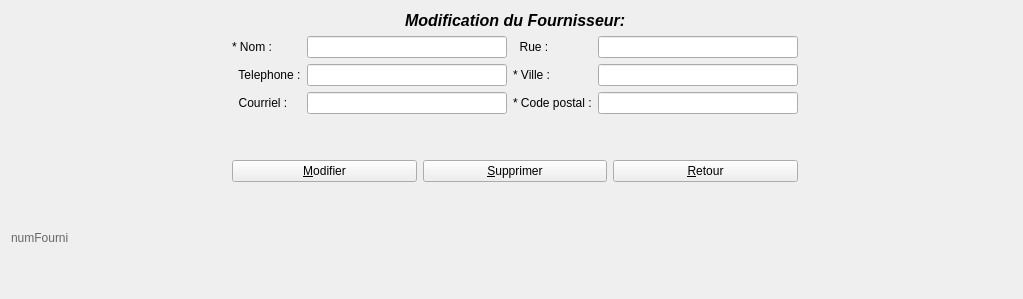
      <widget class="QWidget" name="page_Appli">
       <layout class="QGridLayout" name="gridLayout_6">
        <item row="0" column="1">
         <layout class="QGridLayout" name="gridLayout_7">
          <item row="0" column="0">
           <layout class="QGridLayout" name="gridLayout_5">
            <item row="0" column="0">
             <layout class="QHBoxLayout" name="horizontalLayout_2">
              <property name="sizeConstraint">
               <enum>QLayout::SetMinimumSize</enum>
              </property>
              <property name="topMargin">
               <number>0</number>
              </property>
              <item>
               <spacer name="horizontalSpacer_6">
                <property name="orientation">
                 <enum>Qt::Horizontal</enum>
                </property>
                <property name="sizeHint" stdset="0">
                 <size>
                  <width>40</width>
                  <height>10</height>
                 </size>
                </property>
               </spacer>
              </item>
              <item>
               <widget class="QLabel" name="label">
                <property name="maximumSize">
                 <size>
                  <width>16777215</width>
                  <height>30</height>
                 </size>
                </property>
                <property name="font">
                 <font>
                  <pointsize>12</pointsize>
                  <weight>75</weight>
                  <italic>true</italic>
                  <bold>true</bold>
                 </font>
                </property>
                <property name="text">
                 <string>Modification du Fournisseur:</string>
                </property>
               </widget>
              </item>
              <item>
               <spacer name="horizontalSpacer_5">
                <property name="orientation">
                 <enum>Qt::Horizontal</enum>
                </property>
                <property name="sizeHint" stdset="0">
                 <size>
                  <width>40</width>
                  <height>10</height>
                 </size>
                </property>
               </spacer>
              </item>
             </layout>
            </item>
           </layout>
          </item>
         </layout>
        </item>
        <item row="1" column="0">
         <spacer name="horizontalSpacer_7">
          <property name="orientation">
           <enum>Qt::Horizontal</enum>
          </property>
          <property name="sizeHint" stdset="0">
           <size>
            <width>215</width>
            <height>20</height>
           </size>
          </property>
         </spacer>
        </item>
        <item row="1" column="1">
         <layout class="QGridLayout" name="gridLayout_3">
          <item row="2" column="0">
           <widget class="QPushButton" name="pushButton_Mod_Fourni">
            <property name="text">
             <string>&amp;Modifier</string>
            </property>
           </widget>
          </item>
          <item row="0" column="0" colspan="3">
           <layout class="QGridLayout" name="gridLayout_15">
            <item row="0" column="0">
             <widget class="QLabel" name="label_22">
              <property name="text">
               <string>* Nom :</string>
              </property>
             </widget>
            </item>
            <item row="0" column="1">
             <widget class="QLineEdit" name="lineEdit_Nom_Mod_Fourni">
              <property name="minimumSize">
               <size>
                <width>200</width>
                <height>0</height>
               </size>
              </property>
             </widget>
            </item>
            <item row="0" column="2">
             <widget class="QLabel" name="label_23">
              <property name="text">
               <string>  Rue :</string>
              </property>
             </widget>
            </item>
            <item row="0" column="3">
             <widget class="QLineEdit" name="lineEdit_Rue_Mod_Fourni">
              <property name="minimumSize">
               <size>
                <width>200</width>
                <height>0</height>
               </size>
              </property>
             </widget>
            </item>
            <item row="1" column="0">
             <widget class="QLabel" name="label_24">
              <property name="text">
               <string>  Telephone :</string>
              </property>
             </widget>
            </item>
            <item row="1" column="1">
             <widget class="QLineEdit" name="lineEdit_Tel_Mod_Fourni"/>
            </item>
            <item row="1" column="2">
             <widget class="QLabel" name="label_25">
              <property name="text">
               <string>* Ville :</string>
              </property>
             </widget>
            </item>
            <item row="1" column="3">
             <widget class="QLineEdit" name="lineEdit_Ville_Mod_Fourni"/>
            </item>
            <item row="2" column="0">
             <widget class="QLabel" name="label_26">
              <property name="text">
               <string>  Courriel :</string>
              </property>
             </widget>
            </item>
            <item row="2" column="1">
             <widget class="QLineEdit" name="lineEdit_Courriel_Mode_Fourni"/>
            </item>
            <item row="2" column="2">
             <widget class="QLabel" name="label_27">
              <property name="text">
               <string>* Code postal :</string>
              </property>
             </widget>
            </item>
            <item row="2" column="3">
             <widget class="QLineEdit" name="lineEdit_CP_Mod_Fourni"/>
            </item>
           </layout>
          </item>
          <item row="2" column="1">
           <widget class="QPushButton" name="pushButton_Suppr_Fourni">
            <property name="text">
             <string>&amp;Supprimer</string>
            </property>
           </widget>
          </item>
          <item row="2" column="2">
           <widget class="QPushButton" name="pushButton_Retour_Fourni">
            <property name="text">
             <string>&amp;Retour</string>
            </property>
           </widget>
          </item>
          <item row="1" column="1">
           <spacer name="verticalSpacer_3">
            <property name="orientation">
             <enum>Qt::Vertical</enum>
            </property>
            <property name="sizeType">
             <enum>QSizePolicy::Fixed</enum>
            </property>
            <property name="sizeHint" stdset="0">
             <size>
              <width>20</width>
              <height>40</height>
             </size>
            </property>
           </spacer>
          </item>
         </layout>
        </item>
        <item row="1" column="2">
         <spacer name="horizontalSpacer_8">
          <property name="orientation">
           <enum>Qt::Horizontal</enum>
          </property>
          <property name="sizeHint" stdset="0">
           <size>
            <width>214</width>
            <height>20</height>
           </size>
          </property>
         </spacer>
        </item>
        <item row="2" column="1">
         <spacer name="verticalSpacer">
          <property name="orientation">
           <enum>Qt::Vertical</enum>
          </property>
          <property name="sizeType">
           <enum>QSizePolicy::Fixed</enum>
          </property>
          <property name="sizeHint" stdset="0">
           <size>
            <width>100</width>
            <height>100</height>
           </size>
          </property>
         </spacer>
        </item>
        <item row="2" column="0">
         <widget class="QLabel" name="label_Num_Fourni">
          <property name="enabled">
           <bool>false</bool>
          </property>
          <property name="palette">
           <palette>
            <active>
             <colorrole role="WindowText">
              <brush brushstyle="SolidPattern">
               <color alpha="255">
                <red>0</red>
                <green>0</green>
                <blue>0</blue>
               </color>
              </brush>
             </colorrole>
             <colorrole role="Button">
              <brush brushstyle="SolidPattern">
               <color alpha="255">
                <red>207</red>
                <green>207</green>
                <blue>207</blue>
               </color>
              </brush>
             </colorrole>
             <colorrole role="Light">
              <brush brushstyle="SolidPattern">
               <color alpha="255">
                <red>255</red>
                <green>255</green>
                <blue>255</blue>
               </color>
              </brush>
             </colorrole>
             <colorrole role="Midlight">
              <brush brushstyle="SolidPattern">
               <color alpha="255">
                <red>231</red>
                <green>231</green>
                <blue>231</blue>
               </color>
              </brush>
             </colorrole>
             <colorrole role="Dark">
              <brush brushstyle="SolidPattern">
               <color alpha="255">
                <red>103</red>
                <green>103</green>
                <blue>103</blue>
               </color>
              </brush>
             </colorrole>
             <colorrole role="Mid">
              <brush brushstyle="SolidPattern">
               <color alpha="255">
                <red>138</red>
                <green>138</green>
                <blue>138</blue>
               </color>
              </brush>
             </colorrole>
             <colorrole role="Text">
              <brush brushstyle="SolidPattern">
               <color alpha="255">
                <red>207</red>
                <green>207</green>
                <blue>207</blue>
               </color>
              </brush>
             </colorrole>
             <colorrole role="BrightText">
              <brush brushstyle="SolidPattern">
               <color alpha="255">
                <red>255</red>
                <green>255</green>
                <blue>255</blue>
               </color>
              </brush>
             </colorrole>
             <colorrole role="ButtonText">
              <brush brushstyle="SolidPattern">
               <color alpha="255">
                <red>207</red>
                <green>207</green>
                <blue>207</blue>
               </color>
              </brush>
             </colorrole>
             <colorrole role="Base">
              <brush brushstyle="SolidPattern">
               <color alpha="255">
                <red>255</red>
                <green>255</green>
                <blue>255</blue>
               </color>
              </brush>
             </colorrole>
             <colorrole role="Window">
              <brush brushstyle="SolidPattern">
               <color alpha="255">
                <red>207</red>
                <green>207</green>
                <blue>207</blue>
               </color>
              </brush>
             </colorrole>
             <colorrole role="Shadow">
              <brush brushstyle="SolidPattern">
               <color alpha="255">
                <red>207</red>
                <green>207</green>
                <blue>207</blue>
               </color>
              </brush>
             </colorrole>
             <colorrole role="AlternateBase">
              <brush brushstyle="SolidPattern">
               <color alpha="255">
                <red>231</red>
                <green>231</green>
                <blue>231</blue>
               </color>
              </brush>
             </colorrole>
             <colorrole role="ToolTipBase">
              <brush brushstyle="SolidPattern">
               <color alpha="255">
                <red>255</red>
                <green>255</green>
                <blue>220</blue>
               </color>
              </brush>
             </colorrole>
             <colorrole role="ToolTipText">
              <brush brushstyle="SolidPattern">
               <color alpha="255">
                <red>207</red>
                <green>207</green>
                <blue>207</blue>
               </color>
              </brush>
             </colorrole>
            </active>
            <inactive>
             <colorrole role="WindowText">
              <brush brushstyle="SolidPattern">
               <color alpha="255">
                <red>0</red>
                <green>0</green>
                <blue>0</blue>
               </color>
              </brush>
             </colorrole>
             <colorrole role="Button">
              <brush brushstyle="SolidPattern">
               <color alpha="255">
                <red>207</red>
                <green>207</green>
                <blue>207</blue>
               </color>
              </brush>
             </colorrole>
             <colorrole role="Light">
              <brush brushstyle="SolidPattern">
               <color alpha="255">
                <red>255</red>
                <green>255</green>
                <blue>255</blue>
               </color>
              </brush>
             </colorrole>
             <colorrole role="Midlight">
              <brush brushstyle="SolidPattern">
               <color alpha="255">
                <red>231</red>
                <green>231</green>
                <blue>231</blue>
               </color>
              </brush>
             </colorrole>
             <colorrole role="Dark">
              <brush brushstyle="SolidPattern">
               <color alpha="255">
                <red>103</red>
                <green>103</green>
                <blue>103</blue>
               </color>
              </brush>
             </colorrole>
             <colorrole role="Mid">
              <brush brushstyle="SolidPattern">
               <color alpha="255">
                <red>138</red>
                <green>138</green>
                <blue>138</blue>
               </color>
              </brush>
             </colorrole>
             <colorrole role="Text">
              <brush brushstyle="SolidPattern">
               <color alpha="255">
                <red>207</red>
                <green>207</green>
                <blue>207</blue>
               </color>
              </brush>
             </colorrole>
             <colorrole role="BrightText">
              <brush brushstyle="SolidPattern">
               <color alpha="255">
                <red>255</red>
                <green>255</green>
                <blue>255</blue>
               </color>
              </brush>
             </colorrole>
             <colorrole role="ButtonText">
              <brush brushstyle="SolidPattern">
               <color alpha="255">
                <red>207</red>
                <green>207</green>
                <blue>207</blue>
               </color>
              </brush>
             </colorrole>
             <colorrole role="Base">
              <brush brushstyle="SolidPattern">
               <color alpha="255">
                <red>255</red>
                <green>255</green>
                <blue>255</blue>
               </color>
              </brush>
             </colorrole>
             <colorrole role="Window">
              <brush brushstyle="SolidPattern">
               <color alpha="255">
                <red>207</red>
                <green>207</green>
                <blue>207</blue>
               </color>
              </brush>
             </colorrole>
             <colorrole role="Shadow">
              <brush brushstyle="SolidPattern">
               <color alpha="255">
                <red>207</red>
                <green>207</green>
                <blue>207</blue>
               </color>
              </brush>
             </colorrole>
             <colorrole role="AlternateBase">
              <brush brushstyle="SolidPattern">
               <color alpha="255">
                <red>231</red>
                <green>231</green>
                <blue>231</blue>
               </color>
              </brush>
             </colorrole>
             <colorrole role="ToolTipBase">
              <brush brushstyle="SolidPattern">
               <color alpha="255">
                <red>255</red>
                <green>255</green>
                <blue>220</blue>
               </color>
              </brush>
             </colorrole>
             <colorrole role="ToolTipText">
              <brush brushstyle="SolidPattern">
               <color alpha="255">
                <red>207</red>
                <green>207</green>
                <blue>207</blue>
               </color>
              </brush>
             </colorrole>
            </inactive>
            <disabled>
             <colorrole role="WindowText">
              <brush brushstyle="SolidPattern">
               <color alpha="255">
                <red>103</red>
                <green>103</green>
                <blue>103</blue>
               </color>
              </brush>
             </colorrole>
             <colorrole role="Button">
              <brush brushstyle="SolidPattern">
               <color alpha="255">
                <red>207</red>
                <green>207</green>
                <blue>207</blue>
               </color>
              </brush>
             </colorrole>
             <colorrole role="Light">
              <brush brushstyle="SolidPattern">
               <color alpha="255">
                <red>255</red>
                <green>255</green>
                <blue>255</blue>
               </color>
              </brush>
             </colorrole>
             <colorrole role="Midlight">
              <brush brushstyle="SolidPattern">
               <color alpha="255">
                <red>231</red>
                <green>231</green>
                <blue>231</blue>
               </color>
              </brush>
             </colorrole>
             <colorrole role="Dark">
              <brush brushstyle="SolidPattern">
               <color alpha="255">
                <red>103</red>
                <green>103</green>
                <blue>103</blue>
               </color>
              </brush>
             </colorrole>
             <colorrole role="Mid">
              <brush brushstyle="SolidPattern">
               <color alpha="255">
                <red>138</red>
                <green>138</green>
                <blue>138</blue>
               </color>
              </brush>
             </colorrole>
             <colorrole role="Text">
              <brush brushstyle="SolidPattern">
               <color alpha="255">
                <red>103</red>
                <green>103</green>
                <blue>103</blue>
               </color>
              </brush>
             </colorrole>
             <colorrole role="BrightText">
              <brush brushstyle="SolidPattern">
               <color alpha="255">
                <red>255</red>
                <green>255</green>
                <blue>255</blue>
               </color>
              </brush>
             </colorrole>
             <colorrole role="ButtonText">
              <brush brushstyle="SolidPattern">
               <color alpha="255">
                <red>103</red>
                <green>103</green>
                <blue>103</blue>
               </color>
              </brush>
             </colorrole>
             <colorrole role="Base">
              <brush brushstyle="SolidPattern">
               <color alpha="255">
                <red>207</red>
                <green>207</green>
                <blue>207</blue>
               </color>
              </brush>
             </colorrole>
             <colorrole role="Window">
              <brush brushstyle="SolidPattern">
               <color alpha="255">
                <red>207</red>
                <green>207</green>
                <blue>207</blue>
               </color>
              </brush>
             </colorrole>
             <colorrole role="Shadow">
              <brush brushstyle="SolidPattern">
               <color alpha="255">
                <red>207</red>
                <green>207</green>
                <blue>207</blue>
               </color>
              </brush>
             </colorrole>
             <colorrole role="AlternateBase">
              <brush brushstyle="SolidPattern">
               <color alpha="255">
                <red>207</red>
                <green>207</green>
                <blue>207</blue>
               </color>
              </brush>
             </colorrole>
             <colorrole role="ToolTipBase">
              <brush brushstyle="SolidPattern">
               <color alpha="255">
                <red>255</red>
                <green>255</green>
                <blue>220</blue>
               </color>
              </brush>
             </colorrole>
             <colorrole role="ToolTipText">
              <brush brushstyle="SolidPattern">
               <color alpha="255">
                <red>207</red>
                <green>207</green>
                <blue>207</blue>
               </color>
              </brush>
             </colorrole>
            </disabled>
           </palette>
          </property>
          <property name="text">
           <string>numFourni</string>
          </property>
          <property name="textFormat">
           <enum>Qt::RichText</enum>
          </property>
         </widget>
        </item>
       </layout>
      </widget>
